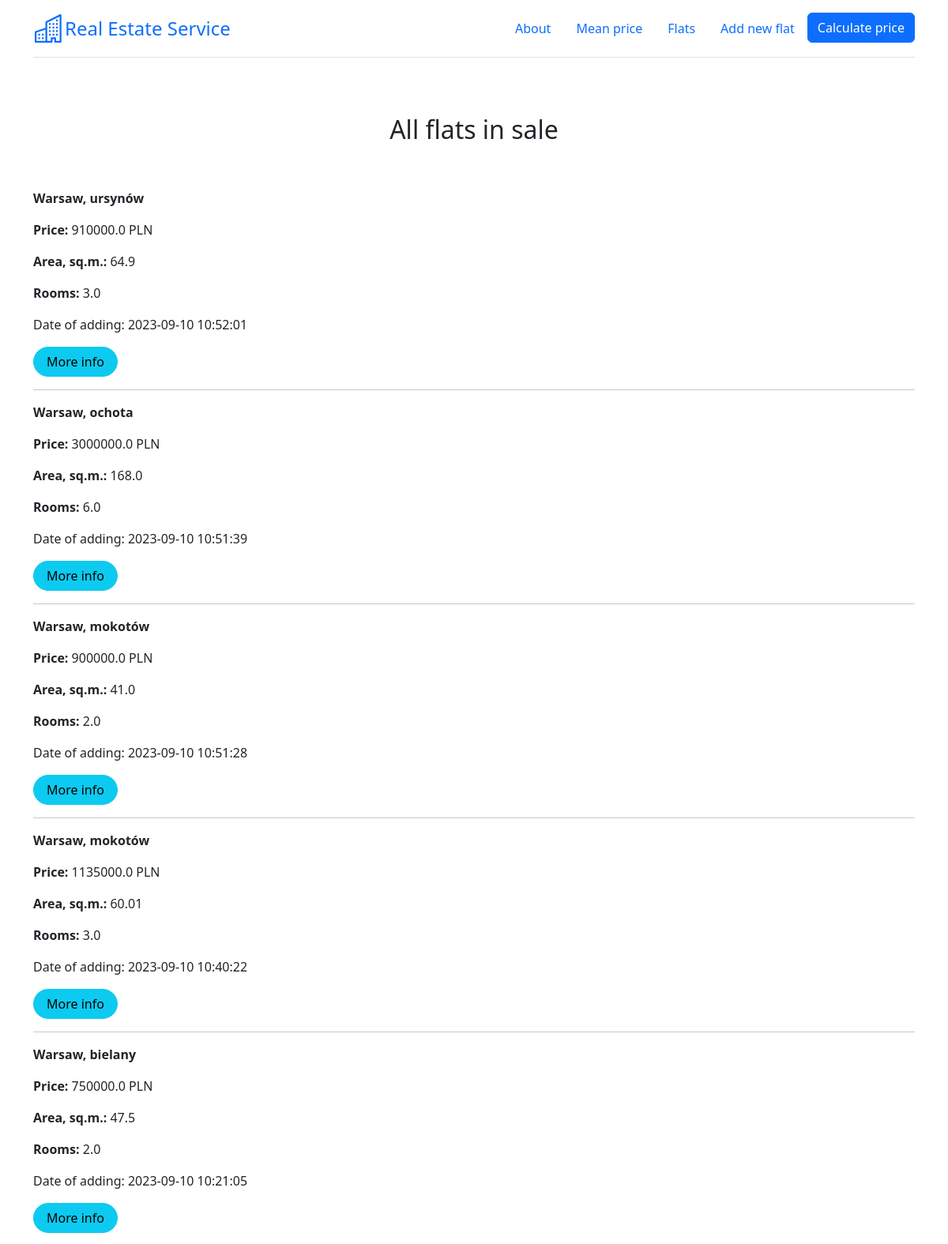
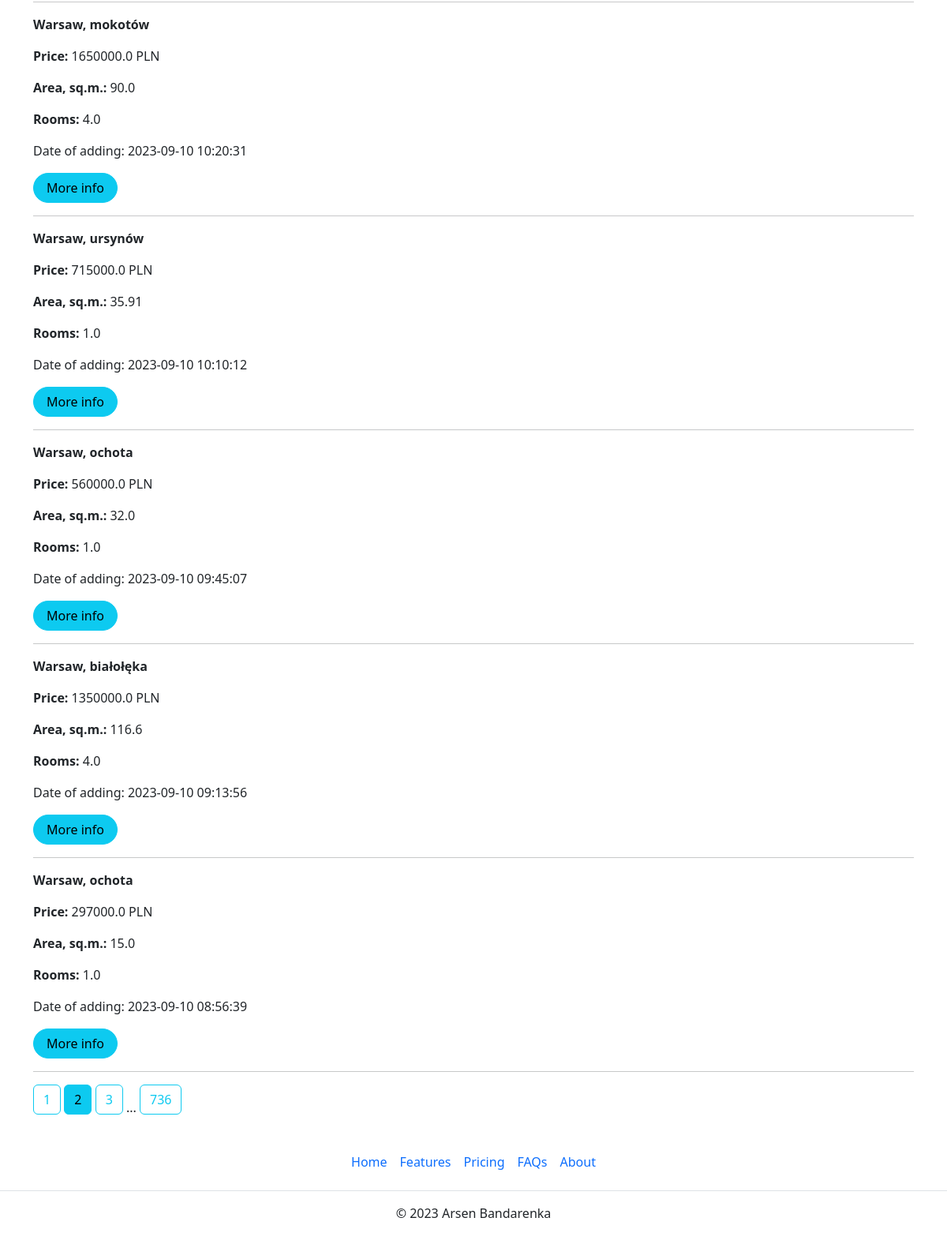
Page /flats?page=2 on the earlier database version (2 pictures, top to bottom).
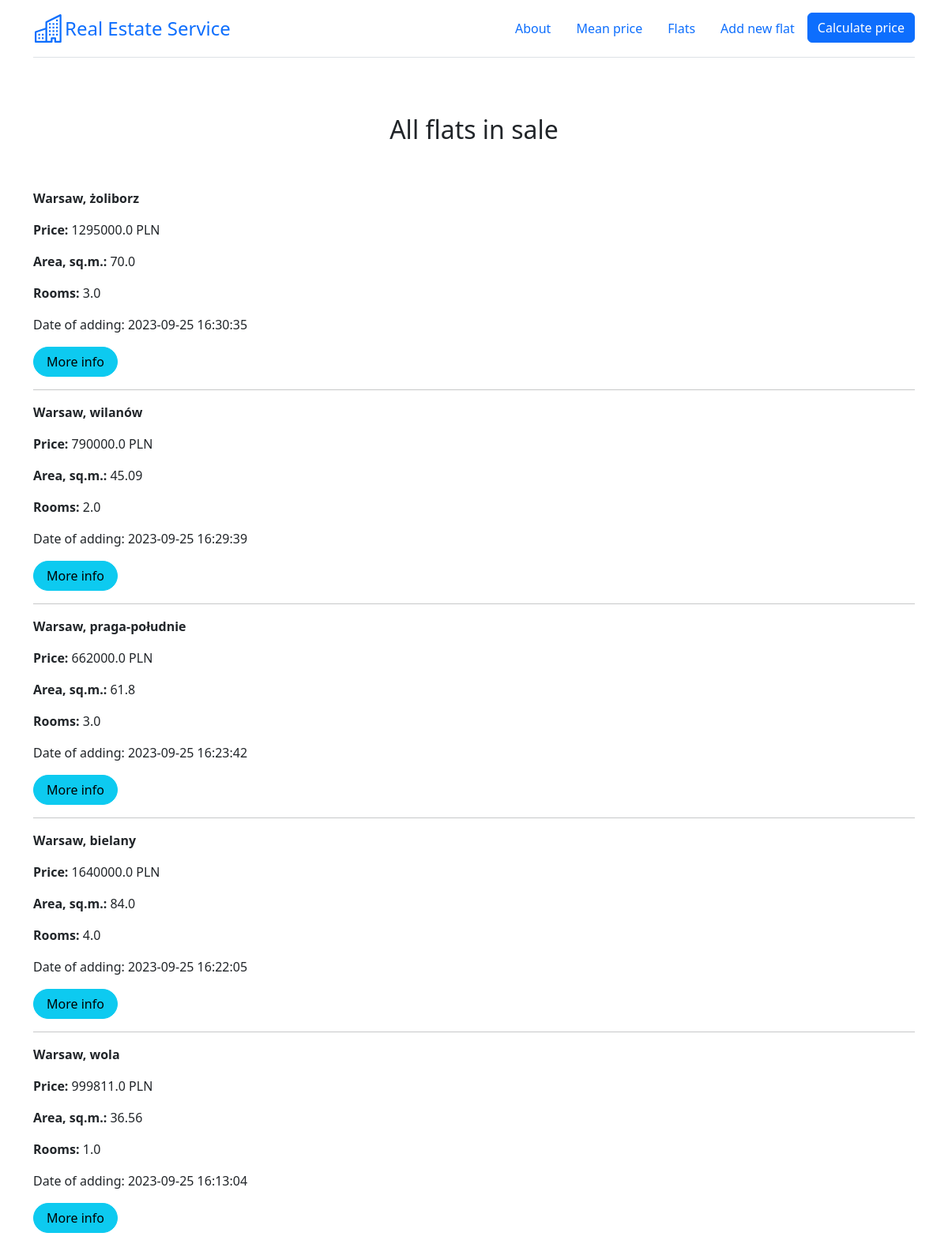
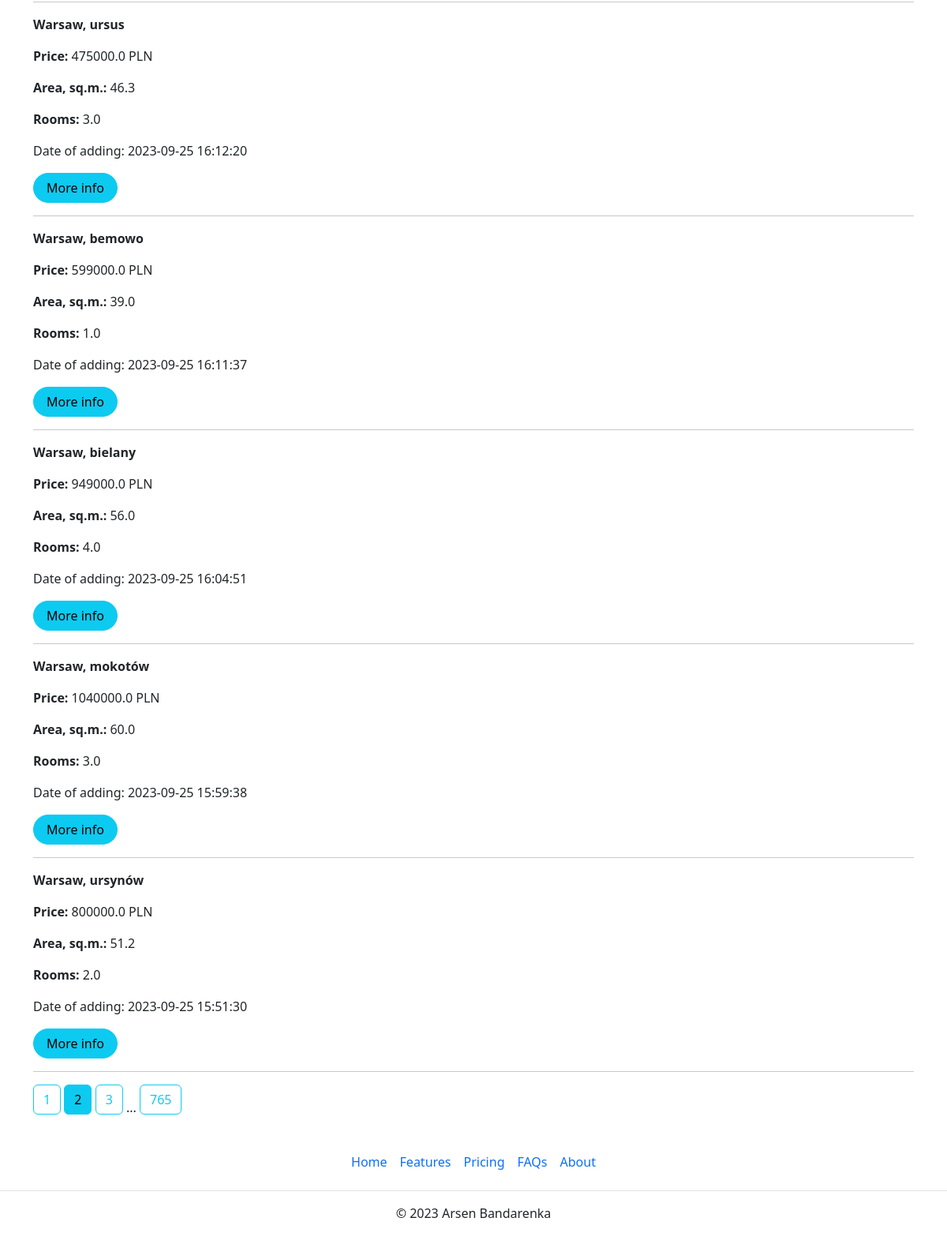
Same page on the later database version (2 pictures, top to bottom).
### app.py (models this page shows)
class Flat(db.Model):
    __tablename__ = "flats_load"
    __table_args__ = {'extend_existing': True}
    id = db.Column(db.Integer, primary_key=True, unique=True)
    district = db.Column(db.Text)
    street = db.Column(db.Text)
    price = db.Column(db.Float)
    area = db.Column(db.Float)
    rooms = db.Column(db.Integer)
    renovation = db.Column(db.Integer)
    floor = db.Column(db.Integer)
    market = db.Column(db.Integer)
    elevator = db.Column(db.Integer)
    balcony = db.Column(db.Integer)
    terrace = db.Column(db.Integer)
    garden = db.Column(db.Integer)
    central_heating = db.Column(db.Integer)
    seller = db.Column(db.Integer)
    blok = db.Column(db.Integer)
    parking = db.Column(db.Integer)
    publication_date = db.Column(db.DateTime, default=datetime.datetime.now())

### app.py (the view)
@app.route('/flats')
def show_flats():
    page = request.args.get('page', 1, type=int)
    flats = db.paginate(db.select(Flat).order_by(Flat.publication_date.desc()), page=page, per_page=10)
    return render_template('gpt_page.html', flats=flats, floor_dict=floor_dict)

### templates/gpt_page.html (shortened to what this page needs)
{% extends 'base.html' %}
{% block text_center %}<h2>All flats in sale</h2>{% endblock %}
{% block body %}
{% for flat in flats.items %}
    <p><strong>Warsaw, {{flat.district}}</strong></p>
    <p><strong>Price: </strong> {{flat.price}} PLN</p>
    <p><strong>Area, sq.m.: </strong> {{flat.area}}</p>
    <p><strong>Rooms: </strong> {{flat.rooms}}</p>
    <p>Date of adding: {{flat.publication_date}}</p>
    <a href="/flats/{{ flat.id }}" class="btn btn-info rounded-pill px-3">More info</a>
    <hr>
{% endfor %}
{% for page_num in flats.iter_pages(left_edge=1, left_current=1, right_current=1, right_edge=1) %}
{% if page_num %}
    {% if flats.page == page_num %}
    <a class="btn btn-info mb-4" href="{{ url_for('show_flats', page=page_num) }}">{{ page_num }}</a>
    {% else %}
    <a class="btn btn-outline-info mb-4" href="{{ url_for('show_flats', page=page_num) }}">{{ page_num }}</a>
    {% endif %}
{% else %}
...
{% endif %}
{% endfor %}
{% endblock %}

Differences in the rows shown:
no longer on this page (row edited): Flat: district "ursynów", price "910000.0", area "64.9", rooms "3.0", publication_date "2023-09-10 10:52:01"
no longer on this page (row edited): Flat: district "ochota", price "3000000.0", area "168.0", rooms "6.0", publication_date "2023-09-10 10:51:39"
no longer on this page (row edited): Flat: district "mokotów", price "900000.0", area "41.0", rooms "2.0", publication_date "2023-09-10 10:51:28"
no longer on this page (row edited): Flat: district "mokotów", price "1135000.0", area "60.01", rooms "3.0", publication_date "2023-09-10 10:40:22"
no longer on this page (row edited): Flat: district "bielany", price "750000.0", area "47.5", rooms "2.0", publication_date "2023-09-10 10:21:05"
no longer on this page (row edited): Flat: district "mokotów", price "1650000.0", area "90.0", rooms "4.0", publication_date "2023-09-10 10:20:31"
no longer on this page (row edited): Flat: district "ursynów", price "715000.0", area "35.91", rooms "1.0", publication_date "2023-09-10 10:10:12"
no longer on this page (row edited): Flat: district "ochota", price "560000.0", area "32.0", rooms "1.0", publication_date "2023-09-10 09:45:07"
no longer on this page (row edited): Flat: district "białołęka", price "1350000.0", area "116.6", rooms "4.0", publication_date "2023-09-10 09:13:56"
no longer on this page (row edited): Flat: district "ochota", price "297000.0", area "15.0", rooms "1.0", publication_date "2023-09-10 08:56:39"
now on this page (row edited): Flat: district "żoliborz", price "1295000.0", area "70.0", rooms "3.0", publication_date "2023-09-25 16:30:35"
now on this page (row edited): Flat: district "wilanów", price "790000.0", area "45.09", rooms "2.0", publication_date "2023-09-25 16:29:39"
now on this page (row edited): Flat: district "praga-południe", price "662000.0", area "61.8", rooms "3.0", publication_date "2023-09-25 16:23:42"
now on this page (row edited): Flat: district "bielany", price "1640000.0", area "84.0", rooms "4.0", publication_date "2023-09-25 16:22:05"
now on this page (row edited): Flat: district "wola", price "999811.0", area "36.56", rooms "1.0", publication_date "2023-09-25 16:13:04"
now on this page (row edited): Flat: district "ursus", price "475000.0", area "46.3", rooms "3.0", publication_date "2023-09-25 16:12:20"
now on this page (row edited): Flat: district "bemowo", price "599000.0", area "39.0", rooms "1.0", publication_date "2023-09-25 16:11:37"
now on this page (row edited): Flat: district "bielany", price "949000.0", area "56.0", rooms "4.0", publication_date "2023-09-25 16:04:51"
now on this page (row edited): Flat: district "mokotów", price "1040000.0", area "60.0", rooms "3.0", publication_date "2023-09-25 15:59:38"
now on this page (row edited): Flat: district "ursynów", price "800000.0", area "51.2", rooms "2.0", publication_date "2023-09-25 15:51:30"
Other differences:
new list line: "765"
list line gone: "736"
